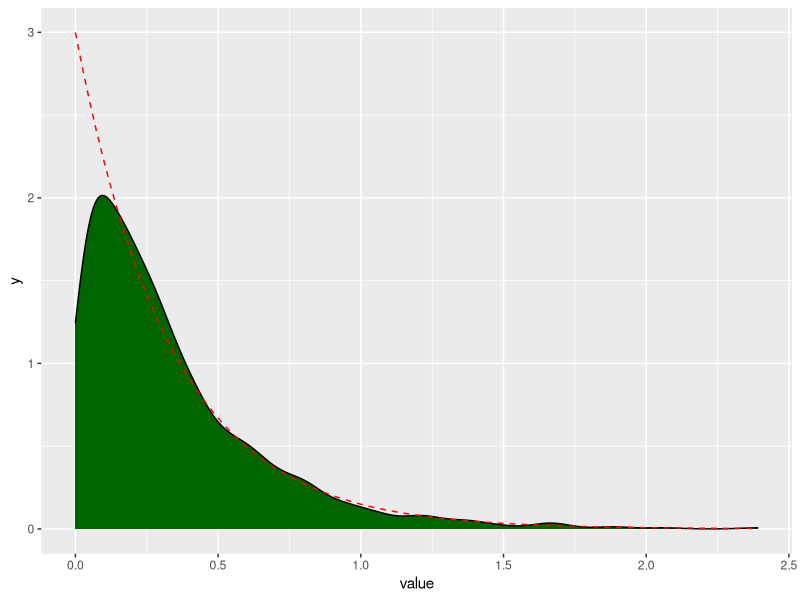
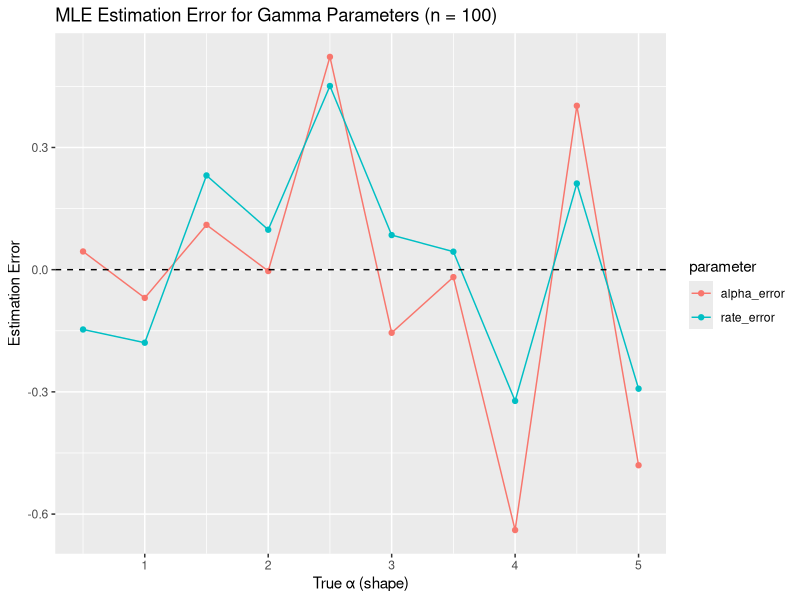
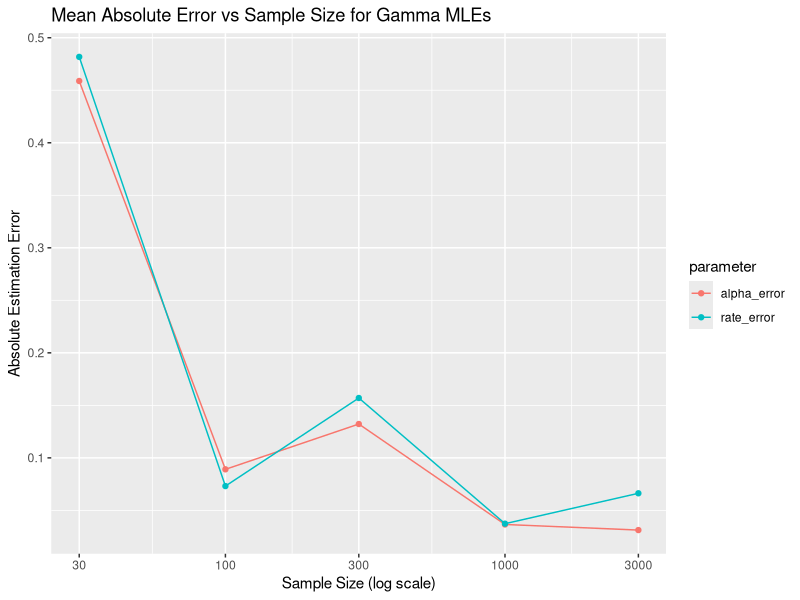

Write R code to recreate these figures, in order.
## ---- chunk 1
library(ggplot2)
library(tibble)
library(tidyr)
suppressPackageStartupMessages(library(dplyr))

# Questions 1, 2
set.seed(25111110)
tibble(
    exp = rexp(1000, rate=3)
) |>
    pivot_longer(1, names_to = "distribution", values_to = "value") |>
    ggplot(aes(x = value)) + 
    geom_density(fill = "darkgreen") + 
    stat_function(fun = dexp, args = list(rate = 3), color = "red", linetype = "dashed")

# Question 3.
x <- rexp(1000, rate = 3)
p_empirical <- mean(x < 1)
p_theoretical <- pexp(1, rate = 3)
data.frame(
  Empirical = p_empirical,
  Theoretical = p_theoretical,
  Error = abs(p_empirical - p_theoretical)
)

# Question 4.
calc_error <- function(n = 1000, rate = 3, threshold = 1) {
  sims <- rexp(n, rate = rate)
  p_emp <- mean(sims < threshold)
  p_true <- pexp(threshold, rate = rate)
  abs(p_emp - p_true)
}
errors <- replicate(100, calc_error())
mean_error <- mean(errors)
mean_error
## ---- chunk 2
library(MASS)
library(tibble)
library(dplyr)
library(ggplot2)

set.seed(25111310)
estimate_gamma_mle <- function(x, alpha_true = NULL, rate_true = NULL) {
  fit <- fitdistr(x, densfun = "gamma")
  alpha_hat <- fit$estimate[["shape"]]
  rate_hat  <- fit$estimate[["rate"]]
  
  results <- list(
    alpha_hat = alpha_hat,
    rate_hat  = rate_hat
  )
  
  if (!is.null(alpha_true) && !is.null(rate_true)) {
    results$alpha_error <- alpha_hat - alpha_true
    results$rate_error  <- rate_hat - rate_true
  }
  return(results)
}

# Question 3.
alpha_values <- seq(0.5, 5, by = 0.5)
rate_true <- 2

error_data <- alpha_values %>%
  lapply(function(a) {
    x <- rgamma(100, shape = a, rate = rate_true)
    res <- estimate_gamma_mle(x, alpha_true = a, rate_true = rate_true)
    tibble(
      alpha_true = a,
      alpha_error = res$alpha_error,
      rate_error = res$rate_error
    )
  }) %>%
  bind_rows()

error_data %>%
  pivot_longer(cols = c(alpha_error, rate_error),
               names_to = "parameter", values_to = "error") %>%
  ggplot(aes(x = alpha_true, y = error, color = parameter)) +
  geom_line() +
  geom_point() +
  geom_hline(yintercept = 0, linetype = "dashed") +
  labs(
    title = "MLE Estimation Error for Gamma Parameters (n = 100)",
    x = "True α (shape)",
    y = "Estimation Error"
  )

# Question 4.
n_values <- c(30, 100, 300, 1000, 3000)
alpha_true <- 2
rate_true <- 2

sample_size_errors <- n_values %>%
  lapply(function(n) {
    x <- rgamma(n, shape = alpha_true, rate = rate_true)
    res <- estimate_gamma_mle(x, alpha_true, rate_true)
    tibble(
      n = n,
      alpha_error = res$alpha_error,
      rate_error = res$rate_error
    )
  }) %>%
  bind_rows()

sample_size_errors %>%
  pivot_longer(cols = c(alpha_error, rate_error),
               names_to = "parameter", values_to = "error") %>%
  ggplot(aes(x = n, y = abs(error), color = parameter)) +
  geom_line() +
  geom_point() +
  scale_x_log10() +
  labs(
    title = "Mean Absolute Error vs Sample Size for Gamma MLEs",
    x = "Sample Size (log scale)",
    y = "Absolute Estimation Error"
)
